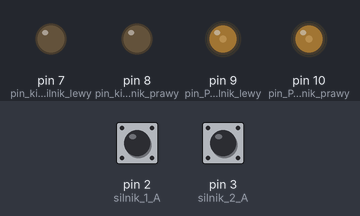
Recording of a sketch running on a simulated Arduino Uno, built with avr-gcc and run on an emulated ATmega328P. On the bench: output pins drawn as LEDs (lit = HIGH). Inputs (shaded band) come from the test bench; at power-on: pin 2 (silnik_1_A) HIGH, pin 3 (silnik_2_A) HIGH. What the sketch prints to the serial monitor is not drawn.

Above: at 0.15 s.
Timing chart, 0 to 1.8 s (numbered marks = the images above):
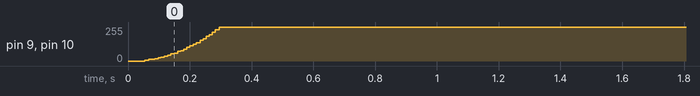

The sketch:

BipBop2.ino
```cpp
float kd = 2;
double dt;
double last_t = 0;

float kp = 6;
float ki = 0;

//Parametry Ruchu
double t_Start;
double t_End;
double epsilon = 0.001; //przyspieszenie katowe [deg/ms/ms]

//Piny napedow
const byte silnik_1_A = 2;
const byte silnik_1_B = 5;
const byte silnik_2_A = 3;
const byte silnik_2_B = 6;

const int pin_kierunek_silnik_lewy = 7;
const int pin_PWM_silnik_lewy = 9;
const int pin_kierunek_silnik_prawy = 8 ;
const int pin_PWM_silnik_prawy = 10;

int wartosc_PWM_1_silnik_lewy = 0;
int wartosc_PWM_1_silnik_prawy = 0;
int PWM_max = 255;

//silnik_1 lewy
//silnik_2 prawy

long silnik_1;
long silnik_2;

int kat_1;
int kat_2;

//stan obecny
int state_1_A;
int state_1_B;
int state_2_A;
int state_2_B;

long potencjometr = 0;
const byte pin_potencjometr = 5;

//Lewy silnik PWM
double suma_bledow_1 = 0;
long kat_obrot_1 = 0;
float wartosc_PWM_1;
float uchyb_silnik_1 = 0;
float last_uchyb_silnik_1 = 0;
float szybk_bledow_1;

//Prawy silnik PWM
double suma_bledow_2 = 0;
long kat_obrot_2 = 0;
float wartosc_PWM_2;
float uchyb_silnik_2 = 0;
float last_uchyb_silnik_2 = 0;
float szybk_bledow_2;

double temp;

//Kola
int d_kola = 42;
int dp1, dp2;
int dp1_last, dp2_last;
double Dl, Dp;
double D, D_last;
float rot = 0, rot_d = 0, rozstaw = 100;
double x_n, y_n;

//Czas w petli
double petla_t1 = 0;
float Xt = 10;
double zad_t = 0; //Czas rozpoczecia wykonywania zadania
//Odbior
const int tabN = 10;
double tablica[tabN][5]; //tablica do odbioru danych o zadaniu. {Nr zadania, dlugosc (prosta/luk) [mm], czas wykonania [ms], promien luku [mm], kat rotacji w miejscu [deg]}
double bufor[5] = {0, 0, 0, 0, 0};
double T1, omega, l;
double *T0;

void setup() {
  // put your setup code here, to run once:
  pinMode(silnik_1_A, INPUT_PULLUP);
  pinMode(silnik_2_A, INPUT_PULLUP);
  attachInterrupt(digitalPinToInterrupt(silnik_1_A), odczyt_1, CHANGE);
  attachInterrupt(digitalPinToInterrupt(silnik_2_A), odczyt_2, CHANGE);

  pinMode(pin_kierunek_silnik_lewy, OUTPUT);
  pinMode(pin_PWM_silnik_lewy, OUTPUT);
  pinMode(pin_kierunek_silnik_prawy, OUTPUT);
  pinMode(pin_PWM_silnik_prawy, OUTPUT);

  Serial.begin(9600);

  T0 = &tablica[0][2];

  for (int i = 0; i < tabN; i++)
    for (int j = 0; j < 5; j++)
      tablica[i][j] = 0;


  //Reczne wypelninie tablicy
  tablica[0][0] = 2; //prosto
  tablica[0][1] = 50; //100mm
  tablica[0][2] = 3 * 1000; //w ... sekund

  tablica[1][0] = 1; //stoj
  tablica[1][1] = 0;
  tablica[1][2] = 3 * 1000; //przez ... sekund
}

void loop() {
  //tablica do odbioru danych o zadaniu. {Nr zadania, dlugosc (prosta/luk) [mm], czas wykonania [ms], promien luku [mm], kat rotacji w miejscu [deg]}


  //kat_obrot_1 = map(potencjometr, 0, 1021, -180, 180);
  //kat_obrot_2 = map(potencjometr, 0, 1021, -180, 180);


  //Petla co X ms, obsługa zadania
  if ((millis() - petla_t1) >= Xt) {
    petla_t1 = millis();
    if (tablica[0][0] > 0) { //Czy jest komenda do wykonania?

      if (tablica[0][0] == 1)//Stoj przez ...
        if (zad_t == 0) zad_t == millis(); //Jeżeli zadanie już nie trwa, zapisz czas rozpoczecia


      if (tablica[0][0] == 2) {//Jedz prosto
        if (zad_t == 0) {//Czy to rozpoczecie komendy?
          //Parametry ruchu
          //l = tablica[0][1] / 3.1416 / d_kola; //tu czy podzielic na 2?
          l = 2 * tablica[0][1] / d_kola;
          T1 = (epsilon * *T0  + sqrt((epsilon * *T0) * (epsilon * tablica[0][2])  + 2 * l * epsilon)) / (2 * epsilon); //4ac?
          Serial.println(T1);
          omega = epsilon * T1;

          zad_t == millis(); //Jeżeli zadanie już nie trwa, zapisz czas rozpoczecia
        }
        prosto();
      }


      if (tablica[0][0] == 3) {//Obrot
        if (zad_t == 0) {//Czy to rozpoczecie komendy?
          //Parametry ruchu
          //L=kat*rozstaw
          l = tablica[0][4] / 180 * 3.1416 * rozstaw / 3.1416 / d_kola; //tu czy podzielic na 2?
          T1 = (epsilon * *T0  + sqrt((epsilon * *T0) * (epsilon * tablica[0][2])  + 2 * l * epsilon)) / (2 * epsilon); //4ac?
          omega = epsilon * T1;

          zad_t == millis(); //Jeżeli zadanie już nie trwa, zapisz czas rozpoczecia
        }
        obrot();
      }

      if (millis() - zad_t > tablica[0][2])koniec_CMD(); //Uplynal czas na wykonanie komendy
    }
  }

  PWM(); //PWM na napedy

  odometria();
  delay(1);
}

void obrot() {
//jak prosto, tylko przeciwne kierunki ruchu
}

void prosto() {

  double pr_t = millis();

  double T1_now = pr_t + T1;
  double T0_now = pr_t + *T0;
  double katL0 = kat_1;
  double katP0 = kat_2;
  long kat_obrot = 0;
  if (pr_t <= T1_now) //Czy przyspiesza?
  {
    Serial.println(1);
    kat_obrot = epsilon * millis() * millis() / 2;
  }
  else if (pr_t <= (T0_now - T1_now))  //Czy stala predkosc?
  {
    Serial.println(2);
    kat_obrot = epsilon * T1 * T1 / 2 + omega * (millis() - T1);
  }

  else if (pr_t <= T0_now)//Czy zwalnia?
  {
    Serial.println(3);
    kat_obrot = epsilon * T1 * T1 / 2 + omega * (*T0 - T1) - epsilon * (millis() - *T0 + T1) * (millis() - *T0 + T1) / 2;
  }
  kat_obrot_1 = kat_obrot;
  kat_obrot_2 = kat_obrot;
}

void koniec_CMD() {
  for (int i = 0; i < tabN - 1; i++)
    for (int j = 0; j < 5; j++)
      tablica[i][j] = tablica[i + 1][j];
}

void PWM() {
  dt = millis() - last_t; //
  //Lewy PWM
  uchyb_silnik_1 = kat_obrot_1 - kat_1;
  suma_bledow_1 = suma_bledow_1 + uchyb_silnik_1 * dt; //
  szybk_bledow_1 = (uchyb_silnik_1 - last_uchyb_silnik_1) / dt; //
  wartosc_PWM_1 = abs(uchyb_silnik_1 * kp + ki * suma_bledow_1 + kd * szybk_bledow_1); //

  //Prawy PWM
  uchyb_silnik_2 = kat_obrot_2 - kat_2;
  suma_bledow_2 = suma_bledow_2 + uchyb_silnik_2 * dt; //
  szybk_bledow_2 = (uchyb_silnik_2 - last_uchyb_silnik_2) / dt; //
  wartosc_PWM_2 = abs(uchyb_silnik_2 * kp + ki * suma_bledow_2 + kd * szybk_bledow_2); //

  //Lewy obrot
  if (wartosc_PWM_1 > PWM_max) wartosc_PWM_1 = PWM_max;
  if (uchyb_silnik_1 >= 0)
  {
    digitalWrite(pin_kierunek_silnik_lewy, LOW);
    analogWrite(pin_PWM_silnik_lewy, wartosc_PWM_1);
  }
  else
  {
    digitalWrite(pin_kierunek_silnik_lewy, HIGH);
    analogWrite(pin_PWM_silnik_lewy, wartosc_PWM_1);
  }
  //last_t = millis(); //
  last_uchyb_silnik_1 = uchyb_silnik_1; //

  //Prawy obrot
  if (wartosc_PWM_2 > PWM_max) wartosc_PWM_2 = PWM_max;
  if (uchyb_silnik_2 >= 0)
  {
    digitalWrite(pin_kierunek_silnik_prawy, LOW);
    analogWrite(pin_PWM_silnik_prawy, wartosc_PWM_2);
  }
  else
  {
    digitalWrite(pin_kierunek_silnik_prawy, HIGH);
    analogWrite(pin_PWM_silnik_prawy, wartosc_PWM_2);
  }
  last_uchyb_silnik_2 = uchyb_silnik_2; //

  last_t = millis(); //

}

void odbior() {
  int i = 0;
  //dodac jezeli tablica pelna wywal blad
  //while (tablica[i][0] != 0 && i < tabN) {
  //  i++; //przy implementacji komunikacji usunac przy tabN
  //}

  tablica[i][0] = 2; //prosto
  tablica[i][1] = 50; //100mm
  tablica[i][2] = 3 * 1000; //w ... sekund

  tablica[i + 1][0] = 1; //stoj
  tablica[i + 1][1] = 0;
  tablica[i + 1][2] = 3 * 1000; //przez ... sekund

}

long map(long x, long in_min, long in_max, long out_min, long out_max) {
  return (x - in_min) * (out_max - out_min) / (in_max - in_min) + out_min;
}

void odczyt_1()
{
  state_1_A = digitalRead(silnik_1_A);
  state_1_B = digitalRead(silnik_1_B);

  if (state_1_A == HIGH) {
    if (state_1_B == LOW) {
      silnik_1--;
    } else {
      silnik_1++;
    }
  }

  dp1 = silnik_1 - dp1_last;
  dp1_last = silnik_1;

  kat_1 = silnik_1 * 360 / 230;
}

void odczyt_2()
{
  state_2_A = digitalRead(silnik_2_A);
  state_2_B = digitalRead(silnik_2_B);

  if ((state_2_A == HIGH)) {
    if (state_2_B == LOW) {
      silnik_2++;
    } else {
      silnik_2--;
    }
  }

  dp2 = silnik_2 - dp2_last;
  dp2_last = silnik_2;

  kat_2 = silnik_2 * 360 / 230;
}

void odometria()
{
  Dl = Dl + (3.1415 * dp1) * d_kola / 230;
  Dp = Dp + (3.1415 * dp2) * d_kola / 230;

  D = (Dl + Dp) / 2;
  rot = (Dp - Dl) / rozstaw;
  if (rot >= 2 * 3.1415) {
    rot = rot - 2 * 3.1415;
  }
  rot_d = rot * 180 / 3.1415;
  x_n = x_n + (D - D_last) * cos(rot);
  y_n = y_n + (D - D_last) * sin(rot);
  D_last = D;
}
```

Measured:
- by itself, pin 9 (pin_PWM_silnik_lewy), pin 10 (pin_PWM_silnik_prawy): moves from 0/255 to 255/255 over 0.25 s
